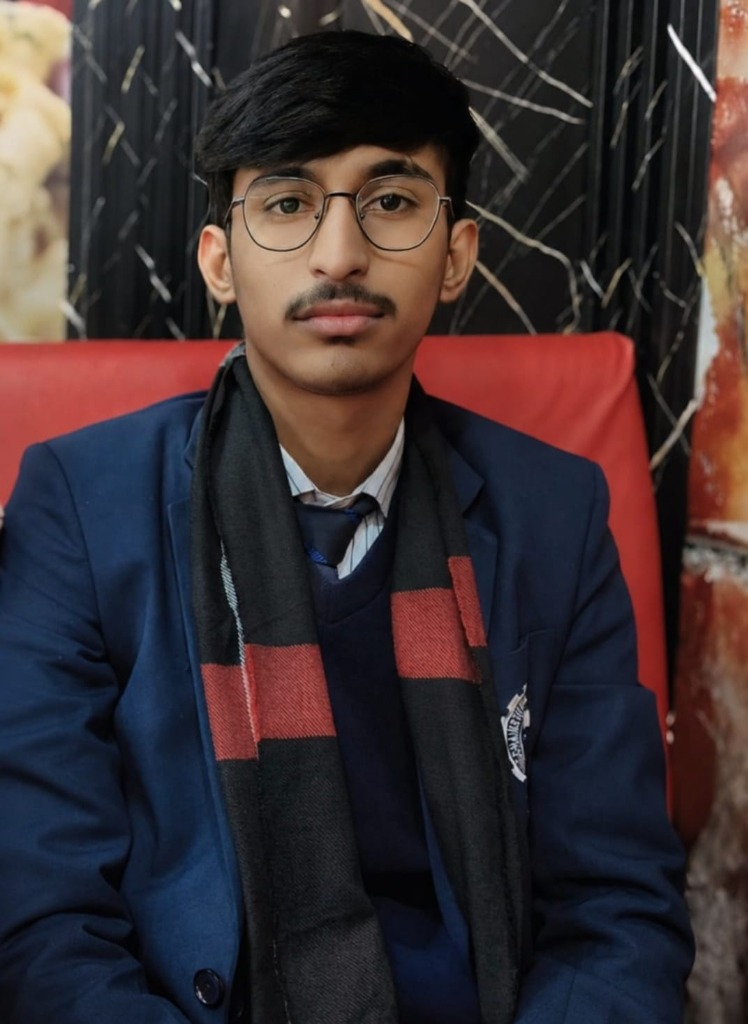
#> input picture assets/portrait_original.jpg, 748 x 1024 px; its folder holds only this picture in this run
$ python generate_banner.py
#> lines starting #> are read from the running program, lines starting #| are printed output that depends on the picture; after the words box and inside, x2 and y2 are one past the last pixel; in counts of white or black regions, pixels touching at a corner belong together
import os
import sys
import html
import xml.etree.ElementTree as ET
import numpy as np
from PIL import Image, ImageOps, ImageFilter, ImageEnhance, ImageDraw
import scipy.ndimage as ndimage
import scipy.optimize

np.random.seed(42)

SCRIPT_DIR = os.path.dirname(os.path.abspath(__file__))
WORKSPACE_DIR = os.path.dirname(SCRIPT_DIR)
TRANSPARENT_PHOTO = os.path.join(WORKSPACE_DIR, "assets", "portrait_transparent.png")
PRIMARY_PHOTO = os.path.join(WORKSPACE_DIR, "assets", "portrait_original.jpg")
BRAIN_PHOTO = r"C:\Users\LENOVO\.gemini\antigravity-ide\brain\ebdc3820-7803-4e00-819b-dc7ed7b49cf8\.user_uploaded\media_1789483751073.png"
if os.path.exists(TRANSPARENT_PHOTO):
    INPUT_PHOTO = TRANSPARENT_PHOTO
elif os.path.exists(BRAIN_PHOTO):
    INPUT_PHOTO = BRAIN_PHOTO
else:
    INPUT_PHOTO = PRIMARY_PHOTO

OUTPUT_DIR = os.path.join(WORKSPACE_DIR, "assets")
os.makedirs(OUTPUT_DIR, exist_ok=True)

# 1. Cropping & Pre-processing
raw_img = Image.open(INPUT_PHOTO)
#> raw_img is the input picture: PIL image 748x1024 RGB; mean R, G, B 59.3, 47.4, 49.9
w, h = raw_img.size
target_aspect = 300.0 / 340.0
crop_h = int(w / target_aspect)
cropped = raw_img.crop((0, 0, w, min(crop_h, h))).resize((300, 340), Image.Resampling.LANCZOS)

# Extract foreground mask directly from alpha if transparent
if cropped.mode == "RGBA":
    alpha_channel = np.array(cropped)[:, :, 3]
    fg_mask = (alpha_channel > 32)
    fg_mask = ndimage.binary_fill_holes(fg_mask)
else:
    rgb_arr = np.array(cropped.convert("RGB"), dtype=np.float32)
    ys_grid, xs_grid = np.indices((340, 300))
    left_boundary = np.where(ys_grid < 140, 85.0, 85.0 - (ys_grid - 140.0) * (70.0 / 200.0))
    right_boundary = np.where(ys_grid < 140, 215.0, 215.0 + (ys_grid - 140.0) * (70.0 / 200.0))
    outside_envelope = (ys_grid < 20) | (xs_grid < left_boundary) | (xs_grid > right_boundary)
    is_sofa = ((xs_grid < 100) | (xs_grid > 200)) & (ys_grid < 190) & (rgb_arr[:, :, 0] > 70) & (rgb_arr[:, :, 0] > 1.5 * rgb_arr[:, :, 1]) & (rgb_arr[:, :, 0] > 1.4 * rgb_arr[:, :, 2])
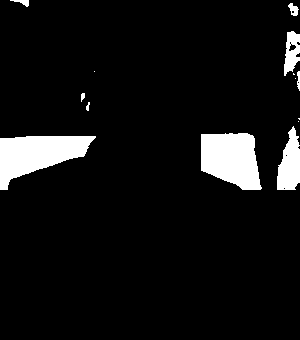
#> is_sofa: shape (340, 300) bool; 7.2% white; 14 white regions (5 under 20 px), largest, box (x1, y1, x2, y2) and area: (0, 136, 96, 190) 2916, (201, 133, 262, 190) 2706, (277, 126, 300, 190) 1014
    bg_mask = outside_envelope | is_sofa
#> bg_mask: shape (340, 300) bool; 46.4% white; 3 white regions (1 under 20 px), largest, box (x1, y1, x2, y2) and area: (0, 0, 300, 340) 47321, (86, 102, 90, 111) 22
    fg_mask = ~bg_mask
    fg_mask = ndimage.binary_opening(fg_mask, structure=np.ones((3, 3)))
#> fg_mask: shape (340, 300) bool; 53.6% white; 2 black regions (1 under 20 px), largest, box (x1, y1, x2, y2) and area: (0, 0, 300, 340) 47356
    fg_mask = ndimage.binary_closing(fg_mask, structure=np.ones((7, 7)))
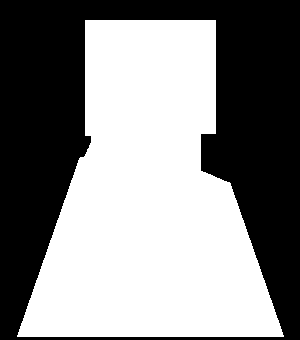
#> fg_mask: shape (340, 300) bool; 52.8% white; 1 black region, box (x1, y1, x2, y2) and area: (0, 0, 300, 340) 48107
    fg_mask = ndimage.binary_fill_holes(fg_mask)
    lbl, num = ndimage.label(fg_mask)
#> num = 1
    if num > 0:
        counts = np.bincount(lbl.flat)[1:]
#> counts = [53893]
        fg_mask = (lbl == counts.argmax() + 1)
    fg_mask = ndimage.binary_fill_holes(fg_mask)

enhancer = ImageEnhance.Contrast(cropped.convert("RGB"))
c_img = enhancer.enhance(1.3)
c_img = ImageOps.autocontrast(c_img, cutoff=1)
c_img = c_img.filter(ImageFilter.UnsharpMask(radius=3, percent=140))
c_img.save(os.path.join(OUTPUT_DIR, "portrait_preprocessed.png"))

gray_arr = np.array(c_img.convert("L"), dtype=np.float32)
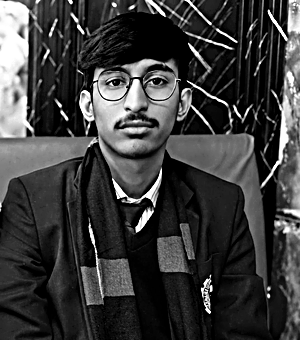
#> gray_arr: shape (340, 300) float32; min 0, max 255, mean 60.2

# 3. 1-Bit Floyd-Steinberg Serpentine Dithering
def floyd_steinberg(img_array, mask=None, invert=False):
#> called with invert = False
    h, w = img_array.shape
    arr = img_array.copy()
    if invert:
        arr = 255.0 - arr
    output = np.zeros((h, w), dtype=np.uint8)
    for y in range(h):
        if y % 2 == 0:
            x_range = range(w)
            direction = 1
        else:
            x_range = range(w - 1, -1, -1)
            direction = -1
        for x in x_range:
            if mask is not None and not mask[y, x]:
                arr[y, x] = 0.0
                output[y, x] = 0
                continue
            old_val = arr[y, x]
            new_val = 255.0 if old_val >= 128.0 else 0.0
            output[y, x] = 1 if new_val == 255.0 else 0
            err = old_val - new_val
            if 0 <= x + direction < w:
                if mask is None or mask[y, x + direction]:
                    arr[y, x + direction] += err * (7.0 / 16.0)
            if y + 1 < h:
                if 0 <= x - direction < w:
                    if mask is None or mask[y + 1, x - direction]:
                        arr[y + 1, x - direction] += err * (3.0 / 16.0)
                if mask is None or mask[y + 1, x]:
                    arr[y + 1, x] += err * (5.0 / 16.0)
                if 0 <= x + direction < w:
                    if mask is None or mask[y + 1, x + direction]:
                        arr[y + 1, x + direction] += err * (1.0 / 16.0)
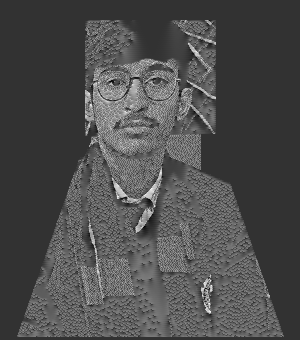
#> arr: shape (340, 300) float32; min -87.97, max 358.1, mean 47.2; drawn with min black and max white
#> output: shape (340, 300); values 0 (black) and 1 (white), 10% white in thin lines or dots, all inside (x1, y1, x2, y2) = (20, 20, 283, 337)
    return output

dark_dots = floyd_steinberg(gray_arr, mask=fg_mask, invert=False)
light_dots = floyd_steinberg(gray_arr, mask=fg_mask, invert=True)
#> call 2 of floyd_steinberg, with invert = True
#> after the loop in floyd_steinberg (call 2), `for y in range(h):`:
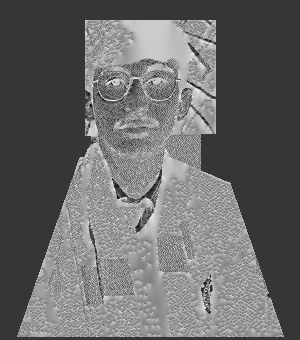
#> arr: shape (340, 300) float32; min -92.91, max 343, mean 87.8; drawn with min black and max white
#> after the loop in floyd_steinberg (call 2), `for y in range(h):`:
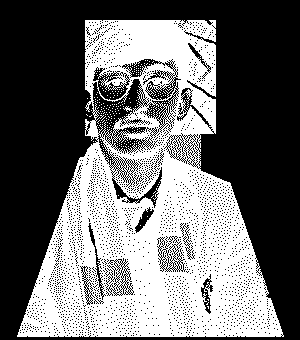
#> output: shape (340, 300); values 0 (black) and 1 (white), 42.8% white; 217 white regions (215 under 20 px), largest, box (x1, y1, x2, y2) and area: (17, 20, 284, 337) 43399, (123, 106, 132, 112) 22

dark_ys, dark_xs = np.where(dark_dots > 0)
#> dark_ys = 10210 values from 20 to 336; dark_xs = 10210 values, max 282 at index 10189, min 20 at index 10099, mean 140.4
n_dark_dots = len(dark_xs)
#> n_dark_dots = 10210

# 4. Intro Shimmer Grouping
N_INTRO_GROUPS = 60
perm = np.random.permutation(n_dark_dots)
#> perm = 10210 values, max 10209 at index 2306, min 0 at index 796, mean 5104.5
intro_groups = np.zeros(n_dark_dots, dtype=int)
intro_groups[perm] = np.arange(n_dark_dots) % N_INTRO_GROUPS

def calculate_evenness_quadrants(xs, ys, group_ids, n_groups=60):
#> called with xs = array of shape (10210,), ys = array of shape (10210,), group_ids = array of shape (10210,), n_groups = 60
    q1 = (xs < 150) & (ys < 170)
    q2 = (xs >= 150) & (ys < 170)
    q3 = (xs < 150) & (ys >= 170)
    q4 = (xs >= 150) & (ys >= 170)
    quads = [q1, q2, q3, q4]
    global_quad_props = np.array([np.sum(q) for q in quads]) / float(len(xs))
#> global_quad_props = [0.341, 0.211, 0.263, 0.184]
    tvds = []
    for g in range(n_groups):
        g_mask = (group_ids == g)
        g_count = np.sum(g_mask)
        if g_count == 0:
            continue
        g_quad_props = np.array([np.sum(g_mask & q) for q in quads]) / float(g_count)
        tvd = 0.5 * np.sum(np.abs(g_quad_props - global_quad_props))
        tvds.append(tvd)
#> this loop made 60 passes
#> (g_quad_props, tvd) on passes 1 to 8: ([0.415, 0.222, 0.158, 0.205], 0.105), ([0.322, 0.205, 0.298, 0.175], 0.0351), ([0.339, 0.222, 0.269, 0.17], 0.0166), ([0.386, 0.269, 0.199, 0.146], 0.102), ([0.357, 0.17, 0.275, 0.199], 0.0419), ([0.316, 0.216, 0.292, 0.175], 0.0341), ([0.298, 0.193, 0.298, 0.211], 0.0617), ([0.287, 0.251, 0.31, 0.152], 0.0868)
#> after the loop, tvds = 60 values, max 0.105 at index 0, min 0.0164 at index 11, mean 0.0554
    return float(np.mean(tvds))

evenness_metric = calculate_evenness_quadrants(dark_xs, dark_ys, intro_groups, N_INTRO_GROUPS)
#> evenness_metric = 0.0554

# 5. Drift Bands Assignment
CX, CY = 150.0, 170.0
N_DRIFT_BANDS = 94
dists = np.sqrt((dark_xs - CX)**2 + (dark_ys - CY)**2)
#> dists = 10210 values, max 211.5 at index 10209, min 1 at index 5639, mean 85.05
noisy_dists = dists + np.random.normal(0, 8.0, size=n_dark_dots)
#> noisy_dists = 10210 values, max 220.9 at index 10190, min -19.61 at index 5665, mean 85.02
band_ids = np.digitize(noisy_dists, np.linspace(noisy_dists.min(), noisy_dists.max(), N_DRIFT_BANDS + 1)[1:-1])
#> band_ids = 10210 values, max 93 at index 10190, min 0 at index 5665, mean 40.4

def calculate_straight_boundary(xs, ys, b_ids):
    grid = np.full((340, 300), -1, dtype=int)
    grid[ys, xs] = b_ids
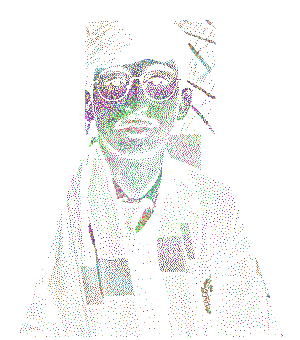
#> grid: shape (340, 300) int64; 93 distinct labels, from -1 to 93; one colour per label, 0 black, -1 white
    h_same, v_same = [], []
    for y in range(340):
        for x in range(299):
            if grid[y, x] != -1 and grid[y, x + 1] != -1:
                h_same.append(1 if grid[y, x] == grid[y, x + 1] else 0)
#> after the loop, h_same = 3167 values, max 1 at index 8, min 0 at index 0, mean 0.0913
#> (the rest of the program and of its run is left out)
